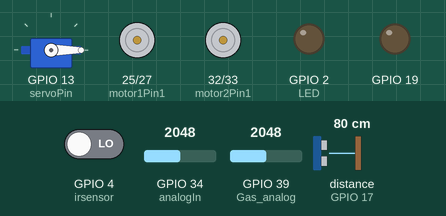
This sketch was run on a simulated ESP32. Parts: servo, motor-driver pin pairs drawn as motors (green arrow = first pin HIGH = forward, orange = second pin HIGH = backward, longer = more drive, scaled by the enable pin), output pins drawn as LEDs (lit = HIGH). The inputs (shaded band) are chosen by the test bench; at power-on: GPIO 4 (irsensor) LOW, GPIO 34 (analogIn) = 2048, GPIO 39 (Gas_analog) = 2048, distance to the obstacle (sensor on GPIO 17) 80 cm. The echo pulse lasts 58.3 µs per cm; WiFi joins after 1.5 s; servers stay silent unless stated; the Firebase database answers and starts empty; pins used as bus, display or sensor lines are not drawn; what the sketch prints to the serial monitor is not drawn.

Above: at 51.7 s.
At 59.1 s:
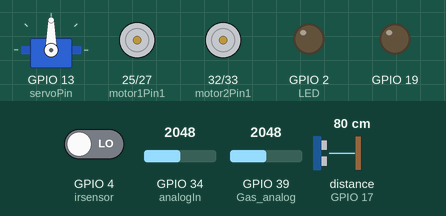
Timing chart, 0 to 70.8 s (numbered marks = the images above):
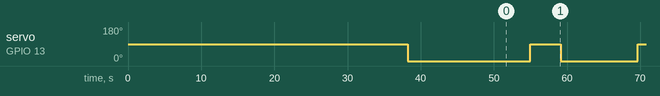

Measured:
- by itself, servo on GPIO 13 (servoPin): repeats every 14.7 s: 90° 4.2 s, 0° 10.6 s

The sketch:

motor_project_referance.ino
```cpp
//firebase
#include <WiFi.h>
#include <IOXhop_FirebaseESP32.h>
//change
#define FIREBASE_HOST "hhhf-c29cd-default-rtdb.firebaseio.com"
#define FIREBASE_AUTH "MQZyMpanhNR1yxeHiJX8F0itsLwc7dJUTODkS1sN"
#define WIFI_SSID "OPPO A5 2020"
#define WIFI_PASSWORD "qwertyuiop"

//servo
#include <ESP32Servo.h>
int pos = 0;
Servo myservo;
const int servoPin = 13;


//dc
const int motor1Pin1 = 25;
const int motor1Pin2 = 27;
const int motor2Pin1 = 32;
const int motor2Pin2 = 33;
const int enable1Pin = 14;
const int enable2Pin = 12;
String movement= "";
String  Command= "";

//ultra
const int trigPin = 16;
const int echoPin = 17;
long duration;
float distance;

//ir
const int irsensor=4;
const int LED=2;
int stats=0;

//gas
int Gas_analog = 39;

 //temp
const int analogIn = A6;
int RawValue= 0;
float Voltage = 0;
float tempC = 0;
float tempF = 0;

void setup() {
  //firebase
  WiFi.begin(WIFI_SSID, WIFI_PASSWORD);
  Serial.print("connecting");
  while (WiFi.status() != WL_CONNECTED) {
    Serial.print(".");
    delay(500);
  }
 delay(200);

  Serial.println();
  Serial.print("connected: ");
  Serial.println(WiFi.localIP());

  delay(200);
  Firebase.begin(FIREBASE_HOST, FIREBASE_AUTH);
  Firebase.set("Command", 0);
  Firebase.set("FB1", 0);


  //servo
  ESP32PWM::allocateTimer(0);
  ESP32PWM::allocateTimer(1);
  ESP32PWM::allocateTimer(2);
  ESP32PWM::allocateTimer(3);
  myservo.setPeriodHertz(50);    // standard 50 hz servo
  myservo.attach(servoPin, 500, 2400);

 // dc
  pinMode(motor1Pin1, OUTPUT);
  pinMode(motor1Pin2, OUTPUT);
  pinMode(motor2Pin1, OUTPUT);
  pinMode(motor2Pin2, OUTPUT);
  pinMode(enable1Pin, OUTPUT);
  pinMode(enable2Pin, OUTPUT);

  //ir
  pinMode(LED, OUTPUT);
  pinMode(irsensor, INPUT);

  //ulta
  pinMode(trigPin, OUTPUT); // Sets the trigPin as an Output
  pinMode(echoPin, INPUT);
  pinMode(19, OUTPUT);
  pinMode(3, INPUT);


  Serial.begin(115200);
  Serial.println("start");

  // testing
  Serial.print("Testing DC Motor...");
  forward();
  delay(3000);
  stop();
  delay(3000);
  backward();
  delay(3000);
  stop();
  delay(3000);
  left();
  delay(3000);
   stop();
  delay(3000);
  right();
  delay(1500);
   stop();
  delay(1500);

  //servo
  Serial.print("Testing servo Motor...");
  servo90();
  delay(1500);
  servo0();
  delay(1500);

  //ir
  Serial.print("Testing ir...");
  ir();
  delay(2000);

  //ultra
  Serial.print("Testing ultra...");
  ultra();
  delay(3000);

  //gas
  Serial.print("Testing gas...");
  gas();
  delay(1500);

  //temp
  Serial.print("Testing temp");
  temp();
  delay(1000);


}


 void left(){
//  digitalWrite(enable1Pin, HIGH);
//  digitalWrite(enable2Pin, HIGH);
//  Serial.println("Moving left");
  digitalWrite(motor1Pin1,LOW);
  digitalWrite(motor1Pin2, LOW);
  digitalWrite(motor2Pin1, LOW);
  digitalWrite(motor2Pin2, HIGH);
  delay(2000);
//  digitalWrite(enable1Pin, LOW);
//  digitalWrite(enable2Pin, LOW);
 }

 void stop(){
  Serial.println("Motor stopped");
  digitalWrite(motor1Pin1, LOW);
  digitalWrite(motor1Pin2, LOW);
  digitalWrite(motor2Pin1, LOW);
  digitalWrite(motor2Pin2, LOW);
  delay(1000);
 }

 void right(){
//  digitalWrite(enable1Pin, HIGH);
//  digitalWrite(enable2Pin, HIGH);
  Serial.println("Moving right");
  digitalWrite(motor1Pin1, HIGH);
  digitalWrite(motor1Pin2, LOW);
  digitalWrite(motor2Pin1, LOW);
  digitalWrite(motor2Pin2, LOW);
  delay(2000);
//  digitalWrite(enable1Pin, LOW);
//  digitalWrite(enable2Pin, LOW);
 }

  void forward(){
//  digitalWrite(enable1Pin, HIGH);
//  digitalWrite(enable2Pin, HIGH);
  Serial.println("Moving front");
  digitalWrite(motor1Pin1, HIGH);
  digitalWrite(motor1Pin2, LOW);
  digitalWrite(motor2Pin1, LOW);
  digitalWrite(motor2Pin2, HIGH);
  delay(2000);
//  digitalWrite(enable1Pin, LOW);
//  digitalWrite(enable2Pin, LOW);
 }

  void backward(){
//  digitalWrite(enable1Pin, HIGH);
//  digitalWrite(enable2Pin, HIGH);
  Serial.println("Moving back");
  digitalWrite(motor1Pin1, LOW);
  digitalWrite(motor1Pin2, HIGH);
  digitalWrite(motor2Pin1, HIGH);
  digitalWrite(motor2Pin2, LOW);
  delay(2000);
//  digitalWrite(enable1Pin, LOW);
//  digitalWrite(enable2Pin, LOW);
 }


 void servo90(){
  myservo.write(90);
  Serial.println("90 degree");// tell servo to go to position in variable 'pos'
  delay(1500);
 }

 void servo0(){
    myservo.write(0);
    Serial.println("0 degree");// tell servo to go to position in variable 'pos'
    delay(1500);
 }

 void ir(){
  stats= digitalRead(irsensor);
  if (stats==HIGH)
  {digitalWrite(LED, HIGH);
  Serial.println("irsensor is high");
 }
 else
 {
  digitalWrite(LED, LOW);
  Serial.println("irsensor is low");
 }}

 void ultra(){
  digitalWrite(trigPin, LOW);
  delayMicroseconds(2);
  digitalWrite(trigPin, HIGH);
  delayMicroseconds(10);
  digitalWrite(trigPin, LOW);
  duration = pulseIn(echoPin, HIGH);
  distance = duration * 0.034 / 2;
  Serial.print("Distance: ");
  Serial.println(distance);
  delay(2000);
   Firebase.setFloat("distance",distance);
  if (Firebase.failed()) {
      Serial.print("setting /number failed:");
      Serial.println(Firebase.error());
      return;
  }
 }

 void gas(){
   float gassensorAnalog = analogRead(Gas_analog);
   Serial.print("Gas Sensor: ");
   Serial.print(gassensorAnalog);
   Firebase.setFloat("gas",gassensorAnalog);
   if (Firebase.failed()) {
      Serial.print("setting /number failed:");
      Serial.println(Firebase.error());
      return;
  }}


void temp(){
 RawValue = analogRead(analogIn);
Voltage = (RawValue / 2048.0) * 3300; // 5000 to get millivots.
tempC = Voltage * 0.1;
tempF = (tempC * 1.8) + 32; // conver to F
Serial.print("Raw Value = " ); // shows pre-scaled value
Serial.print(RawValue);
Serial.print("\t milli volts = "); // shows the voltage measured
Serial.print(Voltage,0); //
Serial.print("\t Temperature in C = ");
Serial.print(tempC,1);
Serial.print("\t Temperature in F = ");
Serial.println(tempF,1);
delay(500);
Firebase.setFloat("temperature",tempC);
if (Firebase.failed()) {
      Serial.print("setting /number failed:");
      Serial.println(Firebase.error());
      return;
  }

}

void loop() {


  //lcd
  gas();
  delay(1500);
  temp();
  delay(1000);

  //ir
  ir();
  if (stats==LOW){
    servo90();
    delay(1000);
    temp();
    delay(1000);
    servo0();
    delay(1000);
  }

  //ultra
  ultra();
  if (distance<=20){
  stop();
  delay(1000);
  }
 // app button
  Serial.println( Firebase.getString("movement"));
  movement= Firebase.getString("movement");
  Serial.println("motor");
  Serial.println(movement);
  delay(1000);
  if(movement=="1"){
    forward();
    delay(1000);
    stop();
  }
  if(movement=="2"){
    backward();
    delay(1000);
    stop();
  }
  if(movement=="4"){
    right();
    delay(1000);
    stop();
  }
  if(movement=="3"){
    left();
    delay(1000);
    stop();
  }
  if(movement=="5"){
    stop();
    delay(1000);


  }


   //voice command
  Serial.println( Firebase.getString("Command"));
  Command= Firebase.getString("Command");
  Serial.println(Command);
  Command.remove(0, 2);
  Command.remove(5, 7);
  Serial.println(Command);
  delay(1000);

  if(Command=="front"){
    forward();
    delay(1000);
    stop();
  }

  if(Command=="back "){
     backward();
    delay(1000);
    stop();
  }
  if(Command=="left "){
    left();
    delay(1000);
    stop();
  }
  if(Command=="right"){
    right();
    delay(1000);
    stop();
  }
   if(Command=="stop "){
    stop();
    delay(1000);
  }

}
```
